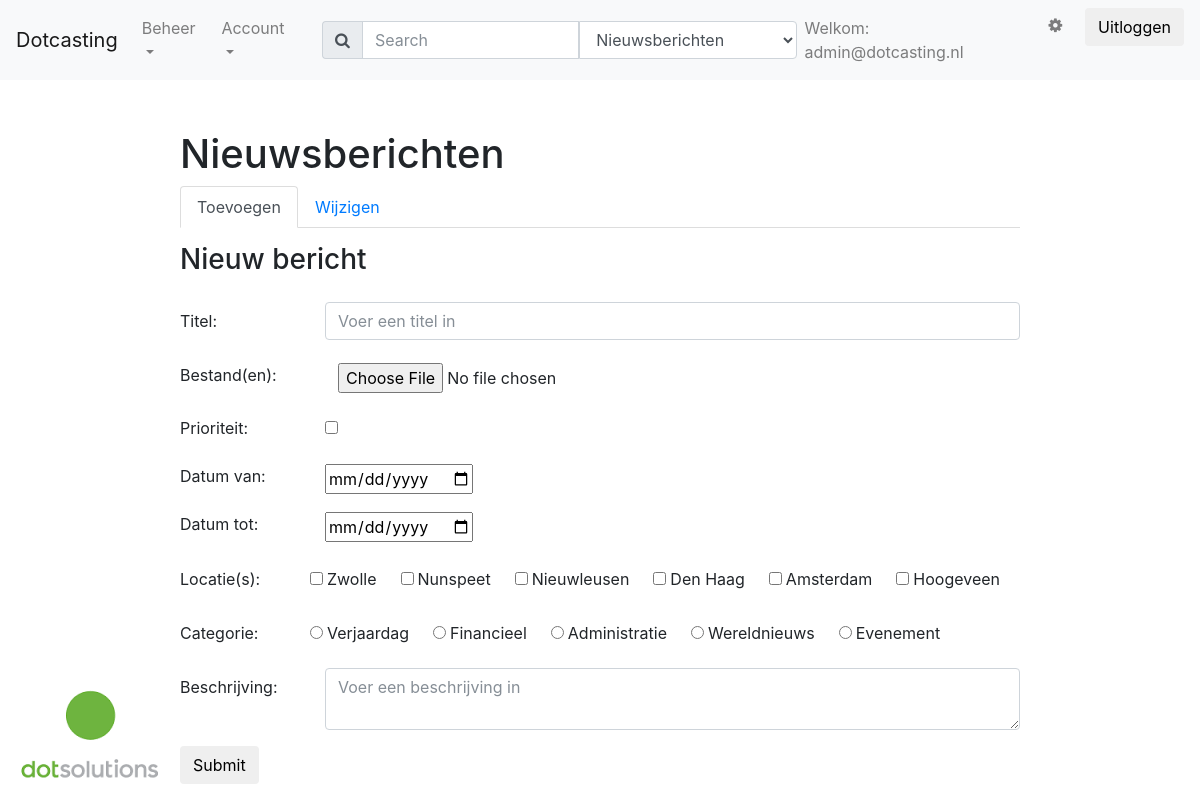
Page /dashboard/news_main.php (signed in) on the committed database.
### tables this page shows
CREATE TABLE `location` (
  `location_id` int(11) NOT NULL,
  `layout_id` int(11) NOT NULL,
  `theme_id` int(11) DEFAULT NULL,
  `name` varchar(45) NOT NULL,
  `address` varchar(255) NOT NULL,
  `postal_code` varchar(45) NOT NULL,
  `main_number` varchar(45) NOT NULL,
  `intern_number` int(11) NOT NULL
);

CREATE TABLE `category` (
  `category_id` int(11) NOT NULL,
  `name` varchar(45) NOT NULL,
  `background_color` varchar(45) NOT NULL
);

### dashboard/news/news_add.php (the view)
<?php
	include '../database.php';
	$stmt = $conn->prepare("SELECT * FROM location");
	$stmt->execute();
	$locations = $stmt->fetchAll();
	$stmt = $conn->prepare("SELECT * FROM category");
	$stmt->execute();
	$categories = $stmt->fetchAll();
	print("<div class=\"form-group row\"><div class=\"col-2 col-form-label\">Locatie(s):</div>");
	foreach ($locations as $location) {
		print("<label class=\"control-label col-form-label mr-4\"><input class=\"mr-1\" type=\"checkbox\" value=".$location["location_id"]." id=\"news-location\" name=\"location[]\" >".$location["name"]."</label>");
	}
	print("</div>");
	print("<div class=\"form-group row\"><div class=\"col-2 col-form-label\">Categorie:</div>");
	foreach ($categories as $category) {
		print("<label class=\"control-label col-form-label mr-4\"><input class=\"mr-1\" type=\"radio\" value=".$category["category_id"]." id=\"news-category\" name=\"news-category\" required>".$category["name"]."</label>");
	}
	print("</div>");
?>

### rows in the picture
location: name "Zwolle"
location: name "Nunspeet"
location: name "Nieuwleusen"
location: name "Den Haag"
location: name "Amsterdam"
location: name "Hoogeveen"
category: name "Verjaardag"
category: name "Financieel"
category: name "Administratie"
category: name "Wereldnieuws"
category: name "Evenement"

### other values in the picture
$_SESSION["email"] "admin@dotcasting.nl"
